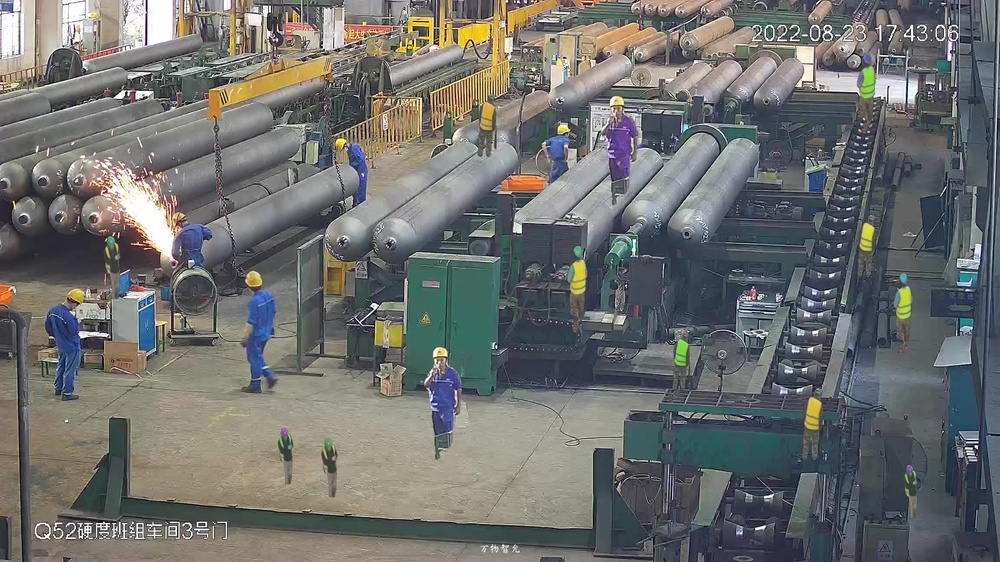
#> input picture images/1661247731.jpg, 1000 x 562 px, shrunk from 2304 x 1296 before the run
$ python -i color.py   (imports and definitions only)
#> lines starting #> are read from the running program, lines starting #| are printed output that depends on the picture
#> further down, picture is the input picture: shape (562, 1000, 3); mean B, G, R 110.1, 111.7, 110.5
import cv2
import numpy as np
import random

"""Randomly transform the image in HSV space."""
def random_hsv_transform(image, hue_shift=30, sat_scale=0.5, val_scale=0.5):
#> called with hue_shift = 30, sat_scale = 0.5, val_scale = 0.5
    has_alpha = image.shape[2] == 4
#> has_alpha = False
    if has_alpha:
        bgr_image, alpha_channel = image[:, :, :3], image[:, :, 3]
    else:
        bgr_image = image

    hsv_image = cv2.cvtColor(bgr_image, cv2.COLOR_BGR2HSV)
#> hsv_image: shape (562, 1000, 3); mean H, S, V 74.2, 46.3, 120.9

    h, s, v = cv2.split(hsv_image)
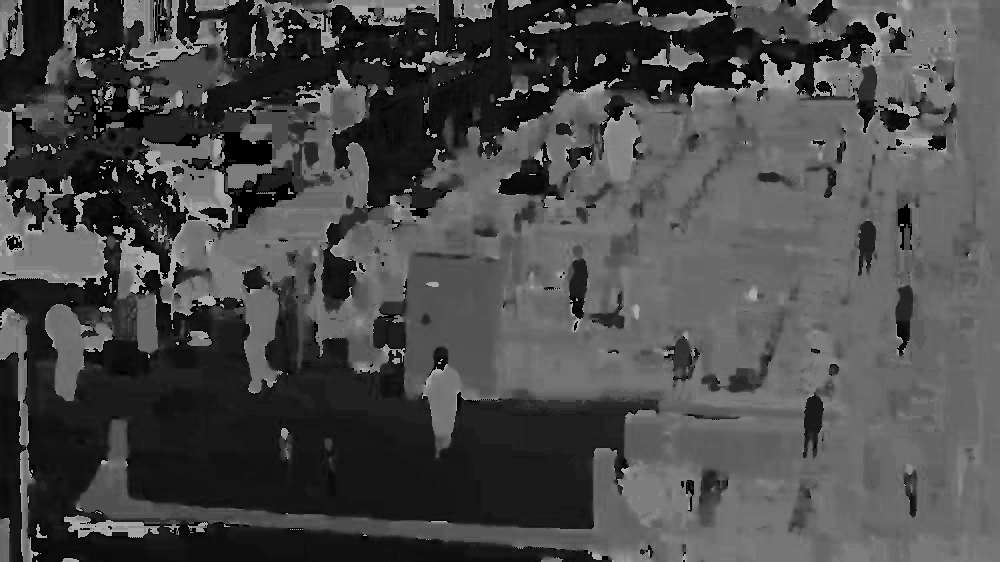
#> h: shape (562, 1000); min 0, max 179, mean 74.2
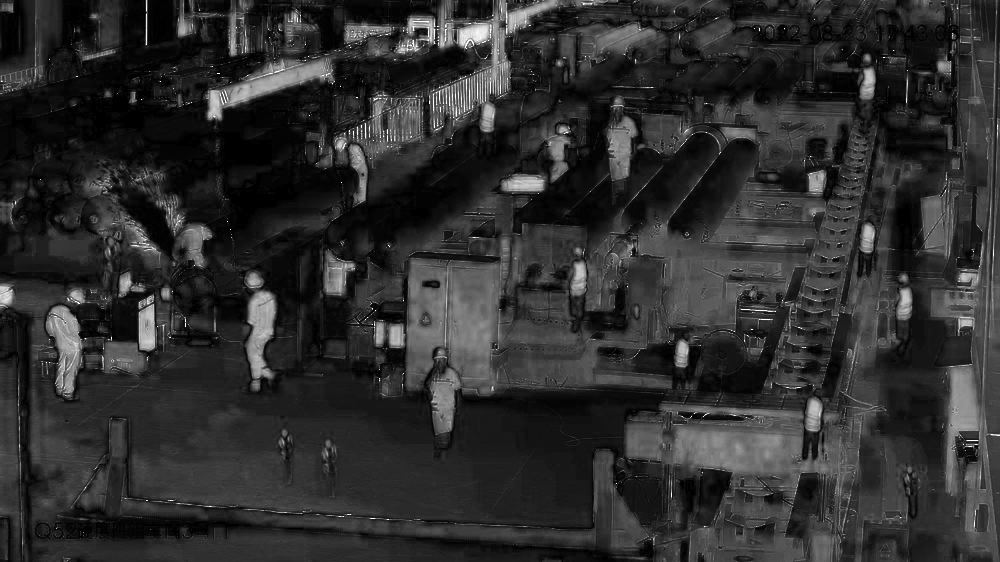
#> s: shape (562, 1000); min 0, max 255, mean 46.3
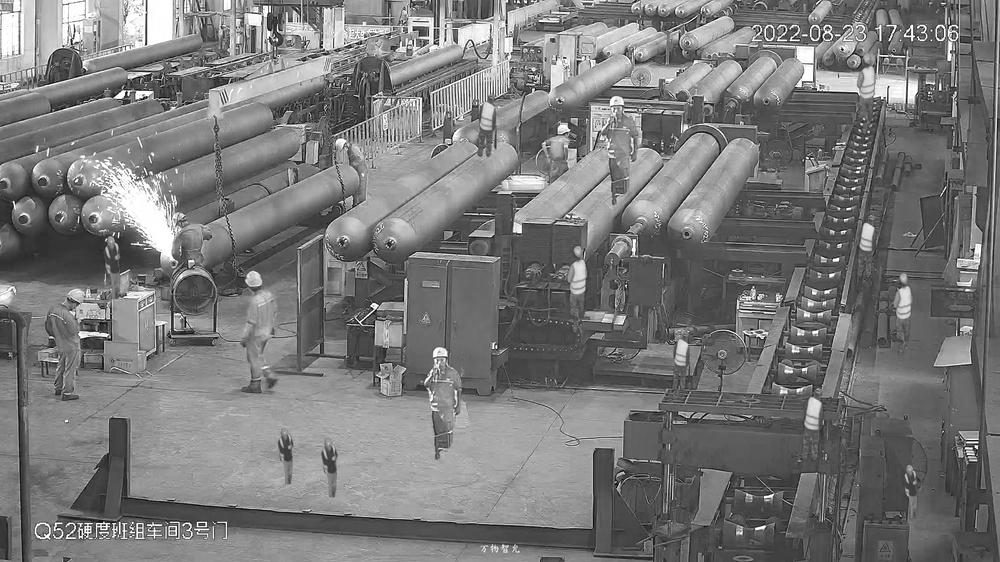
#> v: shape (562, 1000); min 0, max 255, mean 120.9
    h_shift = random.randint(-hue_shift, hue_shift)
    s_scale = random.uniform(1 - sat_scale, 1 + sat_scale)
    v_scale = random.uniform(1 - val_scale, 1 + val_scale)

    h = (h + h_shift) % 180
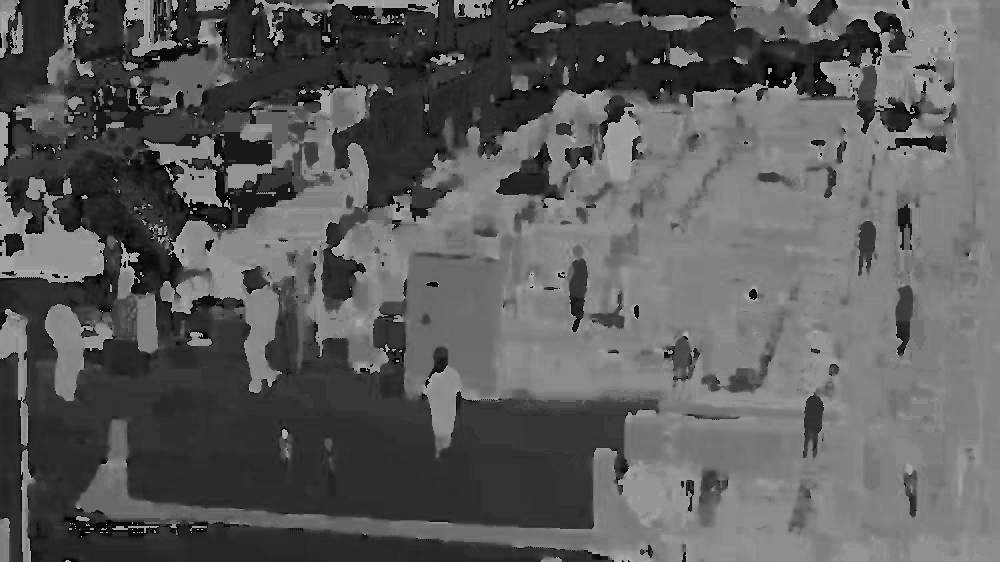
#> h: shape (562, 1000); min 0, max 179, mean 92
    s = np.clip(s * s_scale, 0, 255)
    v = np.clip(v * v_scale, 0, 255)
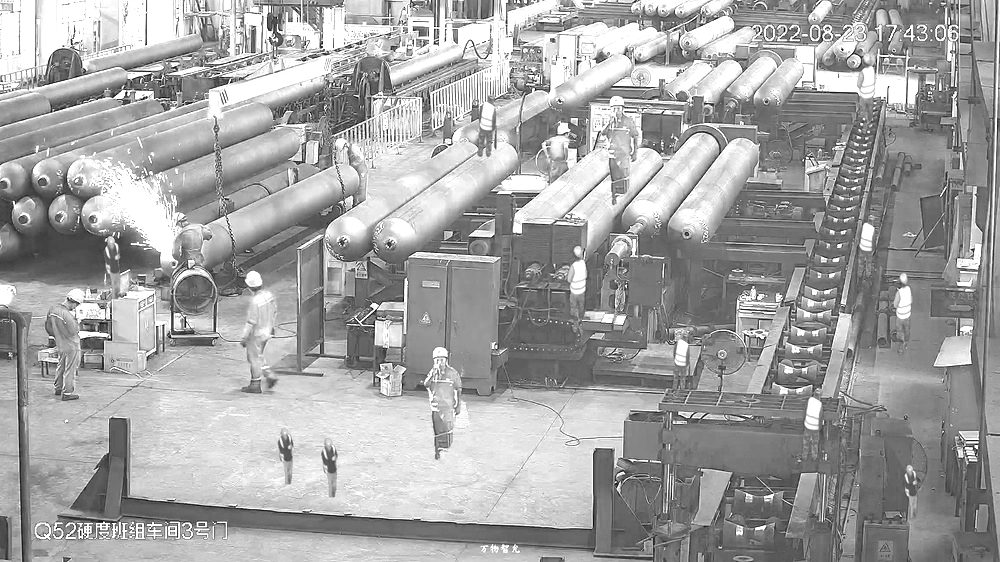
#> v: shape (562, 1000) float64; min 0, max 255, mean 164.2

    h = h.astype(np.uint8)
    s = s.astype(np.uint8)
    v = v.astype(np.uint8)

    transformed_image = cv2.merge([h, s, v])
#> transformed_image: shape (562, 1000, 3); mean H, S, V 92, 40.5, 163.8
    transformed_image = cv2.cvtColor(transformed_image, cv2.COLOR_HSV2BGR)
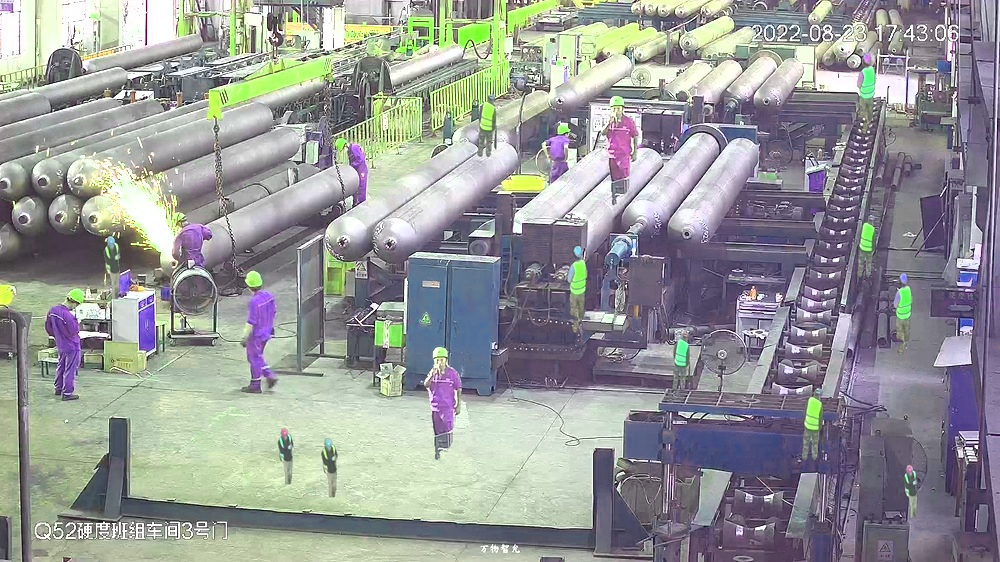
#> transformed_image: shape (562, 1000, 3); mean B, G, R 151.4, 151.8, 149.9

    if has_alpha:
        transformed_image = cv2.merge([transformed_image, alpha_channel])

    return transformed_image

# [29 lines left out: function hsv_transform, not called in this run]
"""Randomly transform the image in HSV space."""

"""Add a random value to the Hue channel in HSV space."""
# [35 lines left out: functions add_hue_in_hsv, hue_in_hsv, not called in this run]
"""Add a random value to the Hue channel in HSV space."""


"""Randomly multiply the Hue and Saturation channels in HSV space."""
# [53 lines left out: functions random_multiply_hue_and_saturation, multiply_hue_and_saturation, not called in this run]
"""Randomly multiply the Hue and Saturation channels in HSV space."""

>>> import cv2
>>> picture = cv2.imread('../images/1661247731.jpg')
>>> result = random_hsv_transform(picture)

$ run again, on images/1662020823.jpg
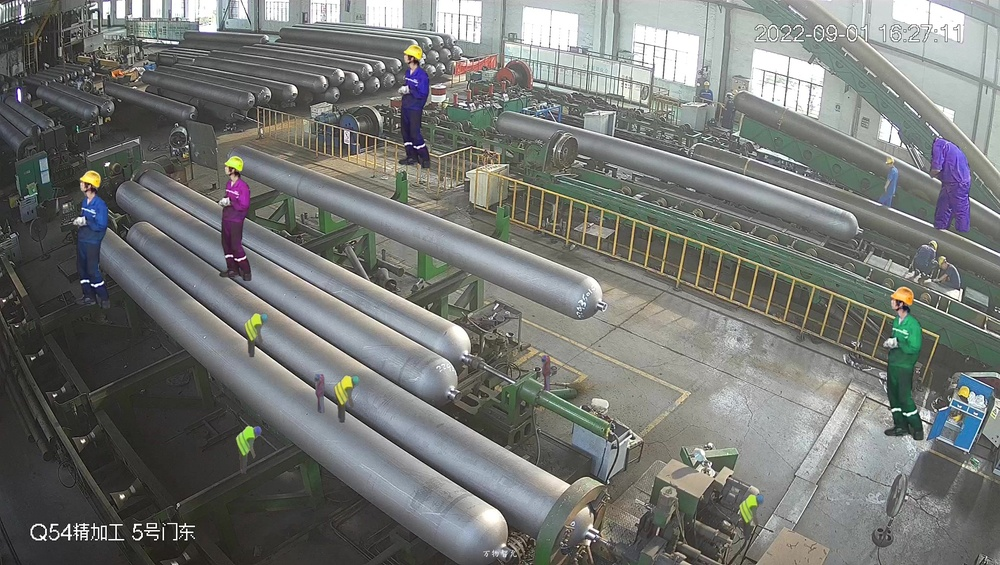
#> input picture images/1662020823.jpg, 1000 x 565 px, shrunk from 2688 x 1520 before the run
#> picture is the input picture: shape (565, 1000, 3); mean B, G, R 115.5, 118.6, 116.5
#> hsv_image: shape (565, 1000, 3); mean H, S, V 56.6, 24.3, 122.2
#> in random_hsv_transform, `h = (h + h_shift) % 180`:
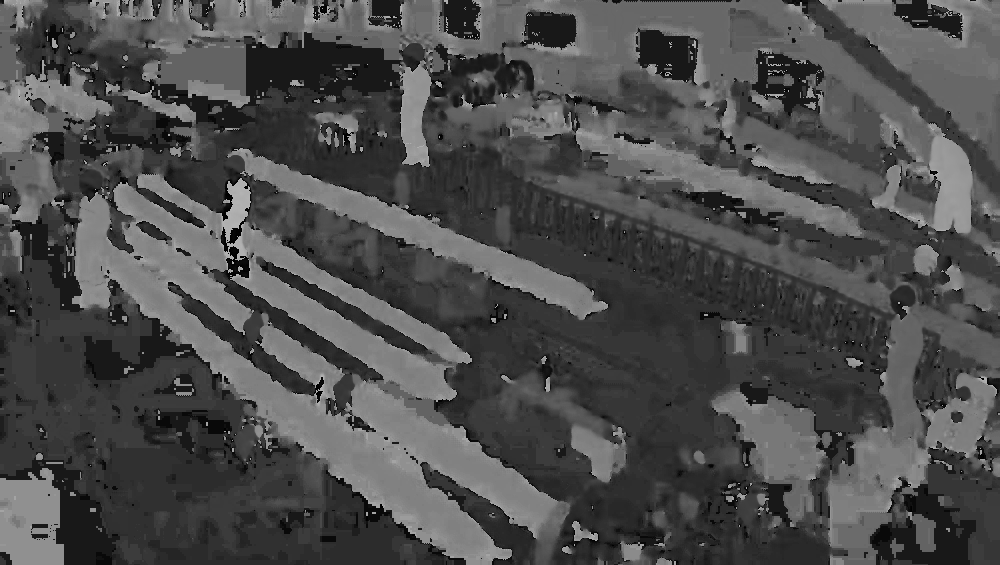
#> h: shape (565, 1000); min 0, max 179, mean 77.1
#> in random_hsv_transform, `transformed_image = cv2.cvtColor(transformed_image, cv2.COLOR_HSV2BGR)`:
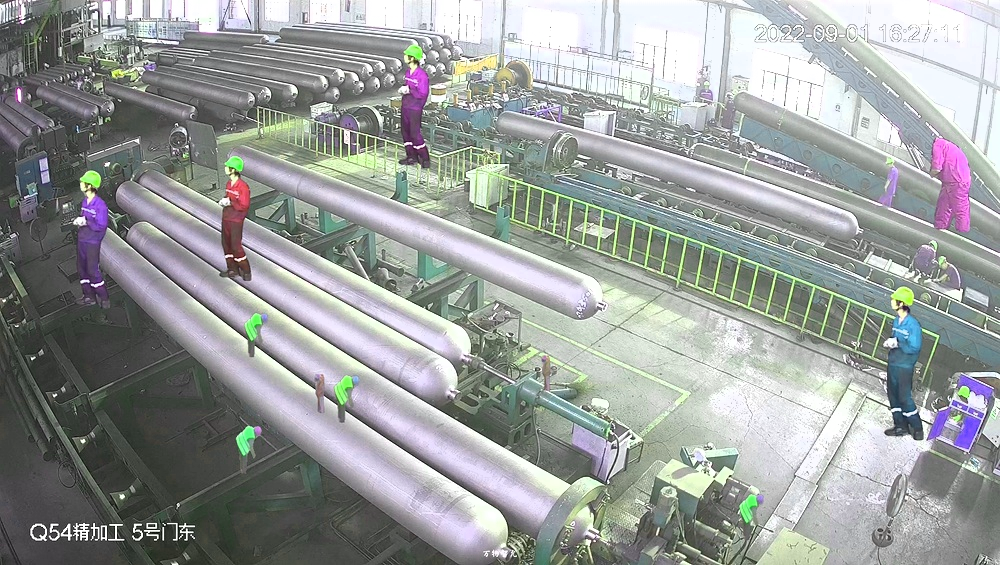
#> transformed_image: shape (565, 1000, 3); mean B, G, R 156.6, 158.4, 154.5

$ run again, on images/2008_000878.jpg
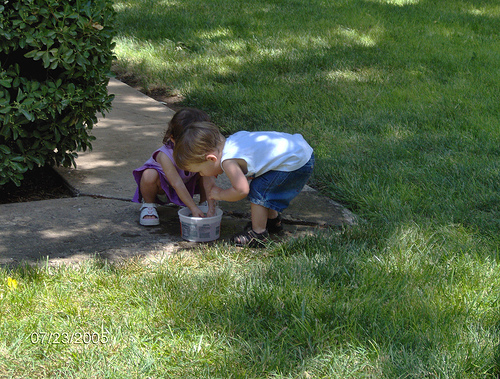
#> input picture images/2008_000878.jpg, 500 x 379 px
#> picture is the input picture: shape (379, 500, 3); mean B, G, R 67.5, 101.6, 83.8
#> hsv_image: shape (379, 500, 3); mean H, S, V 53.2, 100.4, 104.4
#> in random_hsv_transform, `v = np.clip(v * v_scale, 0, 255)`:
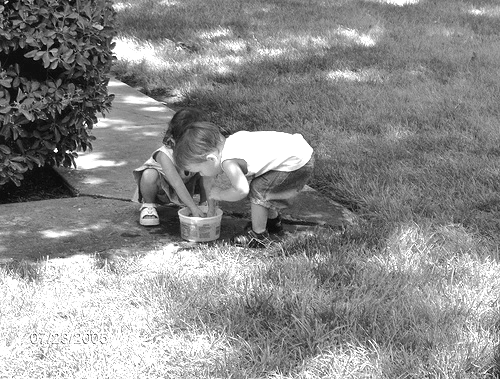
#> v: shape (379, 500) float64; min 0, max 255, mean 141.2
#> in random_hsv_transform, `transformed_image = cv2.cvtColor(transformed_image, cv2.COLOR_HSV2BGR)`:
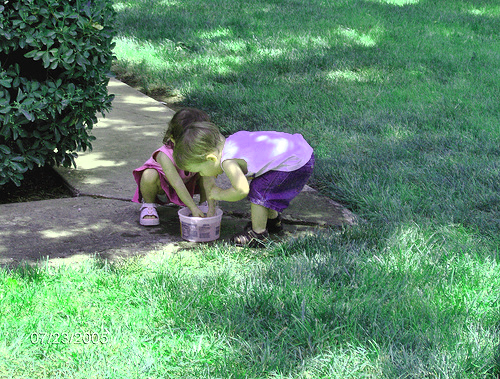
#> transformed_image: shape (379, 500, 3); mean B, G, R 109.6, 137.4, 96.1

$ run again, on images/2012_001744.jpg
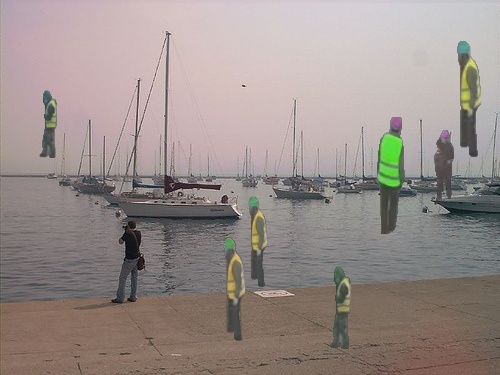
#> input picture images/2012_001744.jpg, 500 x 375 px
#> picture is the input picture: shape (375, 500, 3); mean B, G, R 139.5, 143, 154
#> hsv_image: shape (375, 500, 3); mean H, S, V 70, 30.8, 155.4
#> in random_hsv_transform, `h = (h + h_shift) % 180`:
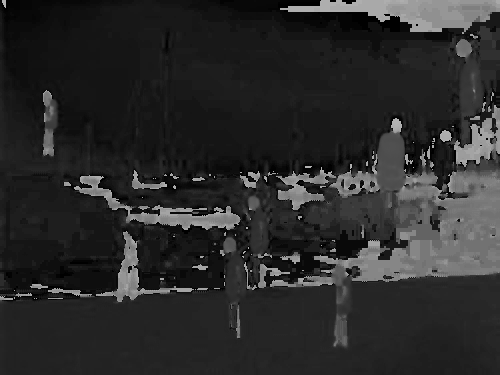
#> h: shape (375, 500); min 0, max 179, mean 42.6
#> in random_hsv_transform, `transformed_image = cv2.cvtColor(transformed_image, cv2.COLOR_HSV2BGR)`:
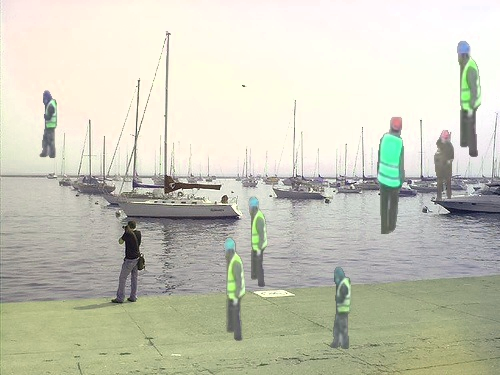
#> transformed_image: shape (375, 500, 3); mean B, G, R 186.1, 201.9, 201.2
